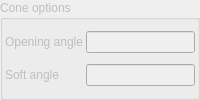
    <widget class="QGroupBox" name="groupBox_cone_options">
     <property name="enabled">
      <bool>false</bool>
     </property>
     <property name="title">
      <string>Cone options</string>
     </property>
     <layout class="QGridLayout" name="gridLayout_6">
      <property name="leftMargin">
       <number>2</number>
      </property>
      <property name="topMargin">
       <number>2</number>
      </property>
      <property name="rightMargin">
       <number>2</number>
      </property>
      <property name="bottomMargin">
       <number>2</number>
      </property>
      <property name="spacing">
       <number>2</number>
      </property>
      <item row="0" column="1">
       <widget class="MyLineEdit" name="logedit_cone_angle">
        <property name="toolTip">
         <string>&lt;html&gt;&lt;head/&gt;&lt;body&gt;&lt;p&gt;Opening angle of conical shape of spot light&lt;/p&gt;&lt;/body&gt;&lt;/html&gt;</string>
        </property>
       </widget>
      </item>
      <item row="0" column="0">
       <widget class="QLabel" name="label_62">
        <property name="sizePolicy">
         <sizepolicy hsizetype="Maximum" vsizetype="Preferred">
          <horstretch>0</horstretch>
          <verstretch>0</verstretch>
         </sizepolicy>
        </property>
        <property name="text">
         <string>Opening angle</string>
        </property>
       </widget>
      </item>
      <item row="1" column="0">
       <widget class="QLabel" name="label_64">
        <property name="sizePolicy">
         <sizepolicy hsizetype="Maximum" vsizetype="Preferred">
          <horstretch>0</horstretch>
          <verstretch>0</verstretch>
         </sizepolicy>
        </property>
        <property name="text">
         <string>Soft angle</string>
        </property>
       </widget>
      </item>
      <item row="1" column="1">
       <widget class="MyLineEdit" name="logedit_cone_soft_angle">
        <property name="toolTip">
         <string>&lt;html&gt;&lt;head/&gt;&lt;body&gt;&lt;p&gt;Additional opening angle of conical shape of spot light with soft transition from full brightness to dark.&lt;/p&gt;&lt;/body&gt;&lt;/html&gt;</string>
        </property>
       </widget>
      </item>
     </layout>
    </widget>
